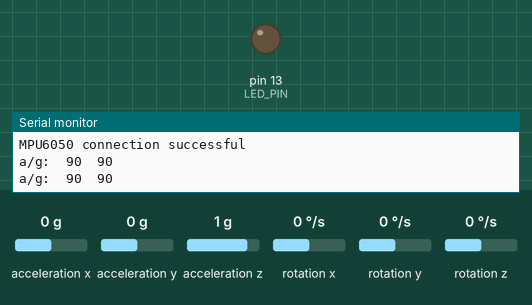
Recording of a sketch running on a simulated Arduino Uno, built with avr-gcc and run on an emulated ATmega328P. Shown: output pins drawn as LEDs (lit = HIGH), the last lines printed to the serial monitor. Inputs (shaded band) come from the test bench; at power-on: acceleration x 0 g, acceleration y 0 g, acceleration z 1 g, rotation x 0 °/s, rotation y 0 °/s, rotation z 0 °/s.

Above: at 1.3 s.
1.4 s: acceleration x set to -0.4 g
At 2.1 s:
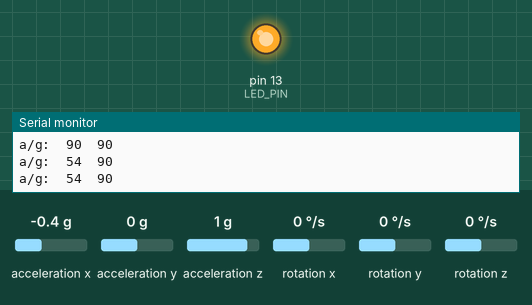
3.0 s: acceleration x set to 0 g
At 3.7 s:
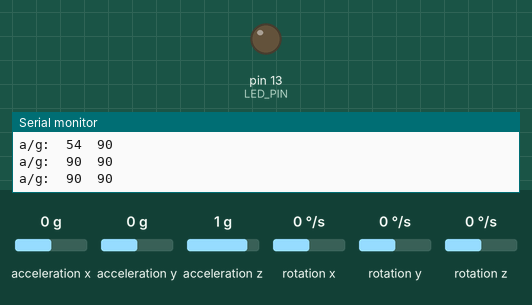
4.5 s: acceleration x set to -1.4 g
At 5.3 s:
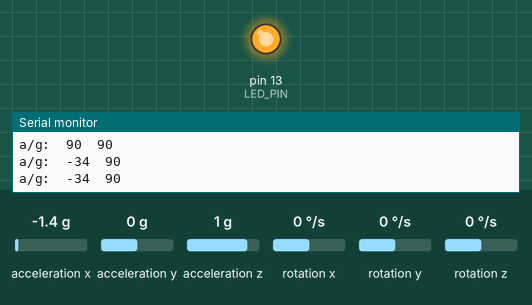
Timing chart, 0 to 7.5 s (numbered marks = the images above; inputs shaded):
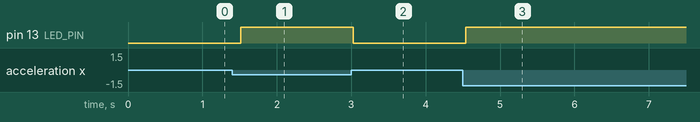

Measured:
- the behaviour switches between -0.2 and -0.3 g on acceleration x (found by bisection; images 0 and 1)
- after the input at 1.4 s, pin 13 (LED_PIN): LOW → HIGH after 0.12 s
- after the input at 3.0 s, pin 13 (LED_PIN): HIGH → LOW at once
- after the input at 4.5 s, pin 13 (LED_PIN): LOW → HIGH at once

The sketch:

gy25_data.ino
```cpp
#include "I2Cdev.h"
#include "MPU6050.h"
#if I2CDEV_IMPLEMENTATION == I2CDEV_ARDUINO_WIRE
#include "Wire.h"
#endif
MPU6050 accelgyro;
int16_t ax, ay, az;
int16_t gx, gy, gz;
#define OUTPUT_READABLE_ACCELGYRO
#define LED_PIN 13

void setup() {
#if I2CDEV_IMPLEMENTATION == I2CDEV_ARDUINO_WIRE
  Wire.begin();
#elif I2CDEV_IMPLEMENTATION == I2CDEV_BUILTIN_FASTWIRE
  Fastwire::setup(400, true);
#endif
  Serial.begin(115200);
  Serial.println("Initializing I2C devices...");
  accelgyro.initialize();
  Serial.println("Testing device connections...");
  Serial.println(accelgyro.testConnection() ? "MPU6050 connection successful" : "MPU6050 connection failed");
  pinMode(LED_PIN, OUTPUT);
}

void loop() {
  delay(500);
  Serial.println();
  accelgyro.getMotion6(&ax, &ay, &az, &gx, &gy, &gz);
  ax = map(ax, -16600, 16600, 0, 180);
  ay = map(ay, -16600, 16600, 0, 180);
  Serial.print("a/g:\t");
  Serial.print(ax); Serial.print("\t");
  Serial.print(ay); Serial.print("\t");
//  Serial.print(az); Serial.print("\t");
//  Serial.print(gx); Serial.print("\t");
//  Serial.print(gy); Serial.print("\t");
//  Serial.println(gz);
  if (ax > 110 || ax < 70) {
    digitalWrite(LED_PIN, HIGH);
  }
  else if (ay > 110 || ay < 70) {
    digitalWrite(LED_PIN, HIGH);
  }
  else {
    digitalWrite(LED_PIN, LOW);
  }
}
```
